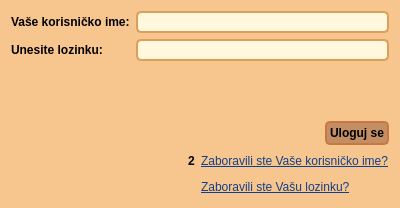
<?xml version="1.0" encoding="UTF-8"?>
<ui version="4.0">
 <class>Login</class>
 <widget class="QDialog" name="Login">
  <property name="geometry">
   <rect>
    <x>0</x>
    <y>0</y>
    <width>400</width>
    <height>208</height>
   </rect>
  </property>
  <property name="windowTitle">
   <string>Ime apoteke -     Ime programa + verzija</string>
  </property>
  <property name="toolTip">
   <string>Ime apoteke:    Ime programa + verzija</string>
  </property>
  <property name="styleSheet">
   <string notr="true">QWidget {
   background-color: #f7c68f;
}

/* Nice Windows-XP-style password character. */
QLineEdit[echoMode=&quot;2&quot;] {
    lineedit-password-character: 9679;
}

/* We provide a min-width and min-height for push buttons
   so that they look elegant regardless of the width of the text. */
QPushButton {
    background-color: #c38e63;
    border-width: 2px;
    border-color: #c97842;
    border-style: solid;
    border-radius: 5;
    padding: 3px;
    min-width: 9ex;
    min-height: 2.5ex;
}

QPushButton:hover {
   background-color: #eaab81;
}

/* Increase the padding, so the text is shifted when the button is
   pressed. */
QPushButton:pressed {
    padding-left: 5px;
    padding-top: 5px;
    background-color: #db9f5c;
}

QLabel, QAbstractButton {
    font: bold;
}

/* Mark mandatory fields with a brownish color. */
.mandatory {
    color: brown;
}

/* Bold text on status bar looks awful. */
QStatusBar QLabel {
   font: normal;
}

QStatusBar::item {
    border-width: 1;
    border-color: darkkhaki;
    border-style: solid;
    border-radius: 2;
}

QComboBox, QLineEdit, QSpinBox, QTextEdit, QListView {
    background-color: cornsilk;
    selection-color: #0a214c; 
    selection-background-color: #C19A6B;
}

QComboBox::drop-down:hover {
    image: url(:/home/pharmacy/kucica.jpg);
}

QListView {
    show-decoration-selected: 1;
}

QListView::item:hover {
    background-color: wheat;
}

/* We reserve 1 pixel space in padding. When we get the focus,
   we kill the padding and enlarge the border. This makes the items
   glow. */
QLineEdit, QFrame {
    border-width: 2px;
    padding: 1px;
    border-style: solid;
    border-color: #db9f5c;
    border-radius: 5px;
}

/* As mentioned above, eliminate the padding and increase the border. */
QLineEdit:focus, QFrame:focus {
    border-width: 3px;
    padding: 0px;
}

/* A QLabel is a QFrame ... */
QLabel {
    border: none;
    padding: 0;
    background: none;
}

/* A QToolTip is a QLabel ... */
QToolTip {
    border: 2px solid #db9f5c;
    padding: 5px;
    border-radius: 3px;
    opacity: 200;
}

/* Nice to have the background color change when hovered. */
QRadioButton:hover, QCheckBox:hover {
    background-color: wheat;
}

/* Force the dialog's buttons to follow the Windows guidelines. */
QDialogButtonBox {
    button-layout: 0;
}

/*-------------------------------------------------------------------------------------------Menu bar------------------------------------------------------------------------------------------------------ --*/
QMenuBar {
    background-color: qlineargradient(x1:0, y1:0, x2:0, y2:1, stop:0 #d68844, stop:1 #a56126); /*svetli braon,  tamni braon*/
}

QMenuBar::item {
    spacing: 3px; /* spacing between menu bar items */
    padding: 5px 4px;
    background: #db9f6f;
    border-radius: 4px;
    color: #593920;
}

QMenuBar::item:selected { /* when selected using mouse or keyboard */
    background: #f2c196; /* boja koze */
}

QMenuBar::item:pressed {
    background: #8c7252; /* sivi braon */
}

/*--------------------------------------------------------------------------------Menu ----------------------------------------------------------------------------------------------------------------------*/
QMenu {
    background-color: #f7c68f; /* sets background of the menu */
    border: 1px solid black;
}

QMenu::item {
    /* sets background of menu item. set this to something non-transparent
        if you want menu color and menu item color to be different */
    background-color: #f2ca9d;
}

QMenu::item:selected { /* when user selects item using mouse or keyboard */
    background-color: #a36c35;
}
</string>
  </property>
  <layout class="QVBoxLayout" name="verticalLayout">
   <item>
    <layout class="QFormLayout" name="formLayout">
     <item row="0" column="0">
      <widget class="QLabel" name="label">
       <property name="text">
        <string>Vaše korisničko ime:</string>
       </property>
      </widget>
     </item>
     <item row="0" column="1">
      <widget class="QLineEdit" name="lineEdit"/>
     </item>
     <item row="1" column="0">
      <widget class="QLabel" name="label_2">
       <property name="text">
        <string>Unesite lozinku:</string>
       </property>
      </widget>
     </item>
     <item row="1" column="1">
      <widget class="QLineEdit" name="lineEdit_2"/>
     </item>
    </layout>
   </item>
   <item>
    <spacer name="verticalSpacer">
     <property name="orientation">
      <enum>Qt::Vertical</enum>
     </property>
     <property name="sizeHint" stdset="0">
      <size>
       <width>20</width>
       <height>40</height>
      </size>
     </property>
    </spacer>
   </item>
   <item>
    <layout class="QHBoxLayout" name="horizontalLayout">
     <item>
      <spacer name="horizontalSpacer">
       <property name="orientation">
        <enum>Qt::Horizontal</enum>
       </property>
       <property name="sizeHint" stdset="0">
        <size>
         <width>40</width>
         <height>20</height>
        </size>
       </property>
      </spacer>
     </item>
     <item>
      <widget class="QPushButton" name="pushButton">
       <property name="text">
        <string>Uloguj se</string>
       </property>
      </widget>
     </item>
    </layout>
   </item>
   <item>
    <layout class="QGridLayout" name="gridLayout">
     <item row="0" column="2">
      <widget class="QLabel" name="label_3">
       <property name="styleSheet">
        <string notr="true">QLabel{
	color: #123f87;
    font: underlined;
}</string>
       </property>
       <property name="text">
        <string>&lt;u&gt;Zaboravili ste Vaše korisničko ime?&lt;/u&gt;</string>
       </property>
      </widget>
     </item>
     <item row="0" column="1">
      <widget class="QLabel" name="znakpitanja2">
       <property name="text">
        <string>2</string>
       </property>
      </widget>
     </item>
     <item row="0" column="0">
      <spacer name="horizontalSpacer_2">
       <property name="orientation">
        <enum>Qt::Horizontal</enum>
       </property>
       <property name="sizeHint" stdset="0">
        <size>
         <width>40</width>
         <height>20</height>
        </size>
       </property>
      </spacer>
     </item>
     <item row="1" column="0">
      <spacer name="horizontalSpacer_3">
       <property name="orientation">
        <enum>Qt::Horizontal</enum>
       </property>
       <property name="sizeHint" stdset="0">
        <size>
         <width>40</width>
         <height>20</height>
        </size>
       </property>
      </spacer>
     </item>
     <item row="1" column="1">
      <widget class="QLabel" name="znakpitanja">
       <property name="maximumSize">
        <size>
         <width>25</width>
         <height>25</height>
        </size>
       </property>
       <property name="text">
        <string/>
       </property>
       <property name="pixmap">
        <pixmap resource="images.qrc">:/question.png</pixmap>
       </property>
      </widget>
     </item>
     <item row="1" column="2">
      <widget class="QLabel" name="label_4">
       <property name="styleSheet">
        <string notr="true">QLabel{
	color: #123f87;
    font: underlined;
}</string>
       </property>
       <property name="text">
        <string>&lt;u&gt;Zaboravili ste Vašu lozinku?&lt;/u&gt;</string>
       </property>
      </widget>
     </item>
    </layout>
   </item>
  </layout>
 </widget>
 <resources>
  <include location="images.qrc"/>
 </resources>
 <connections/>
</ui>
